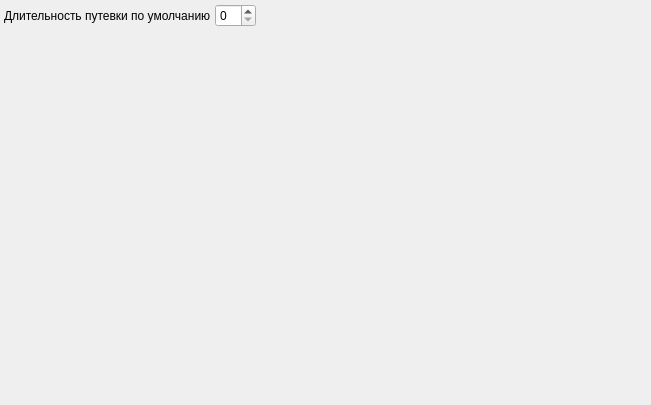
<?xml version="1.0" encoding="UTF-8"?>
<ui version="4.0">
 <class>VoucherPage</class>
 <widget class="QWidget" name="VoucherPage">
  <property name="geometry">
   <rect>
    <x>0</x>
    <y>0</y>
    <width>651</width>
    <height>405</height>
   </rect>
  </property>
  <property name="windowTitle">
   <string>Путевка</string>
  </property>
  <property name="toolTip">
   <string/>
  </property>
  <layout class="QGridLayout" name="gridLayout">
   <property name="margin">
    <number>4</number>
   </property>
   <property name="spacing">
    <number>4</number>
   </property>
   <item row="2" column="0">
    <spacer name="verticalSpacer">
     <property name="orientation">
      <enum>Qt::Vertical</enum>
     </property>
     <property name="sizeHint" stdset="0">
      <size>
       <width>20</width>
       <height>1</height>
      </size>
     </property>
    </spacer>
   </item>
   <item row="0" column="2" colspan="2">
    <spacer name="spacer">
     <property name="orientation">
      <enum>Qt::Horizontal</enum>
     </property>
     <property name="sizeHint" stdset="0">
      <size>
       <width>168</width>
       <height>20</height>
      </size>
     </property>
    </spacer>
   </item>
   <item row="0" column="1">
    <widget class="QSpinBox" name="edtVoucherDuration">
     <property name="sizePolicy">
      <sizepolicy hsizetype="Maximum" vsizetype="Fixed">
       <horstretch>0</horstretch>
       <verstretch>0</verstretch>
      </sizepolicy>
     </property>
    </widget>
   </item>
   <item row="0" column="0">
    <widget class="QLabel" name="lblVoucherDuration">
     <property name="sizePolicy">
      <sizepolicy hsizetype="Maximum" vsizetype="Preferred">
       <horstretch>0</horstretch>
       <verstretch>0</verstretch>
      </sizepolicy>
     </property>
     <property name="text">
      <string>Длительность путевки по умолчанию</string>
     </property>
     <property name="buddy">
      <cstring>edtVoucherDuration</cstring>
     </property>
    </widget>
   </item>
  </layout>
 </widget>
 <tabstops>
  <tabstop>edtVoucherDuration</tabstop>
 </tabstops>
 <resources/>
 <connections/>
</ui>
